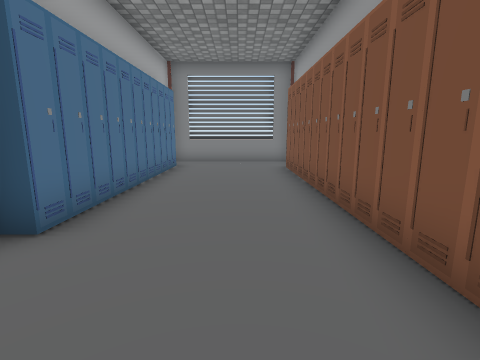
[1] (above)

24 first-person views from a walk through a 3-D level made in the Unity game engine. The camera is 1.2 m above the floor, tilts 10° down and sees 85° across. Doors are open. The floor is counted in squares, 1 m on a side. Each view is taken from the middle of a square. On the plan, view 1 faces up. The plan holds only what a view shows up to about 12 squares ahead; the rest is blank. The place goes on beyond the plan. The player is left out. Some surface patterns are stand-ins.

[2]
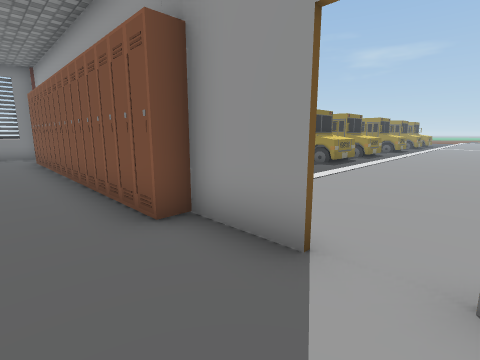

[3]
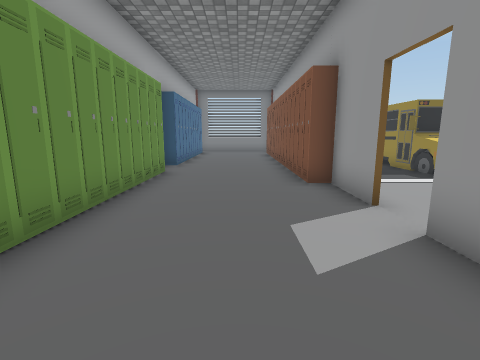

[4]
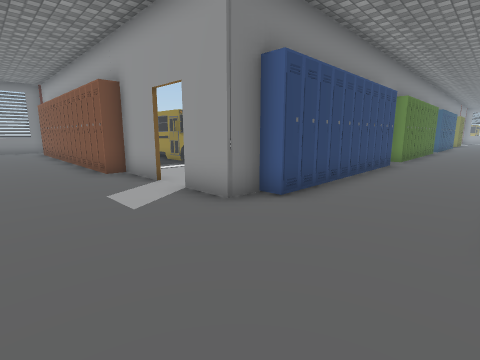

[5]
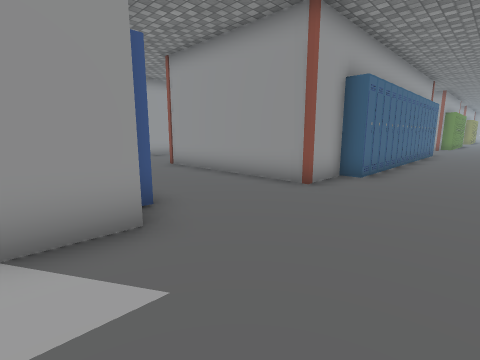

[6]
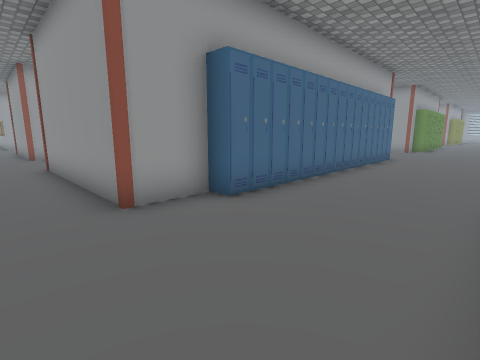

[7]
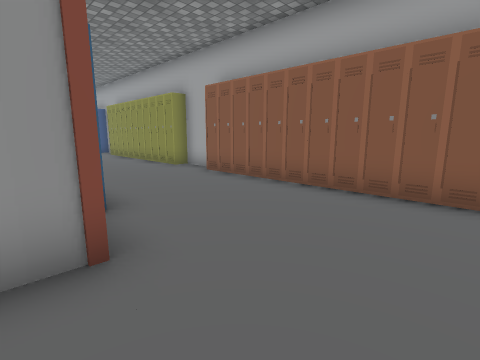

[8]
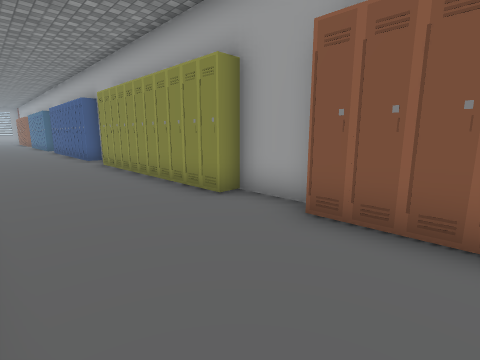

[9]
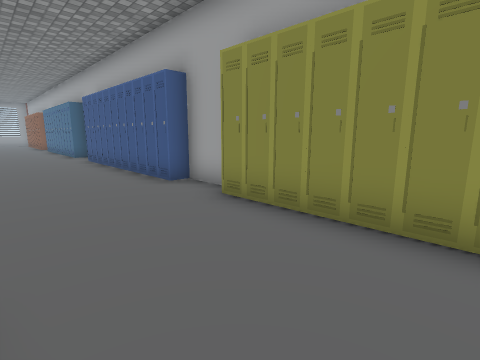

[10]
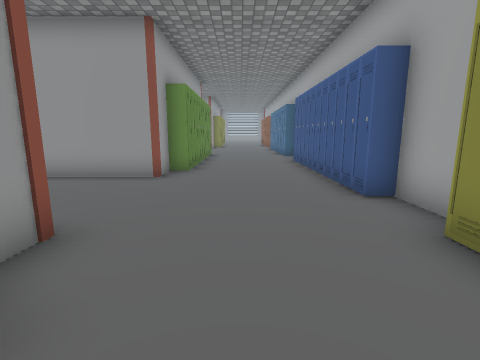

[11]
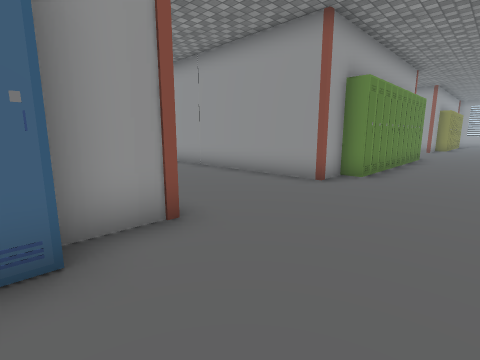

[12]
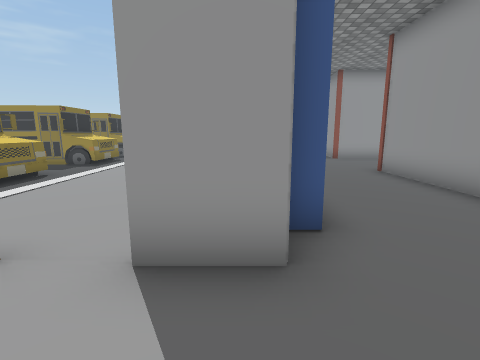

[13]
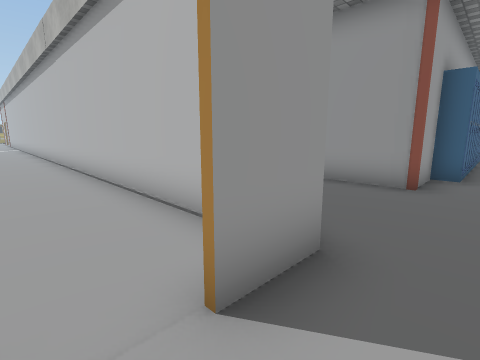

[14]
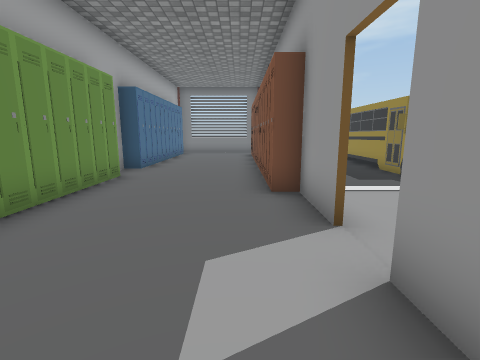

[15]
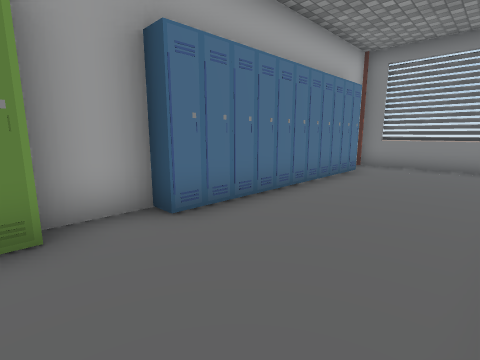

[16]
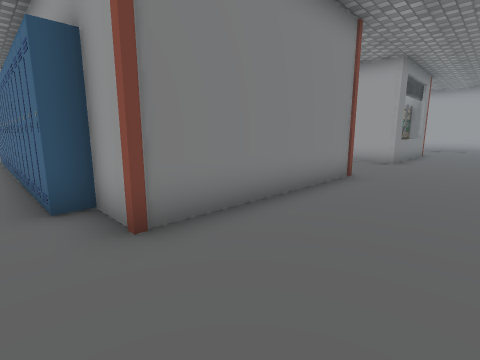

[17]
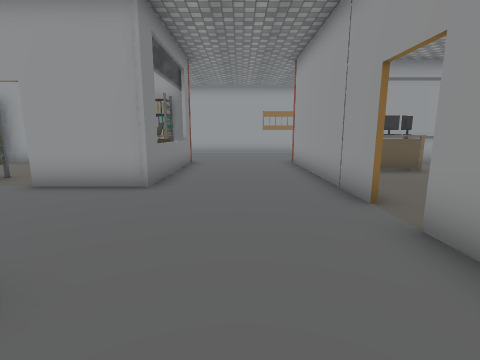

[18]
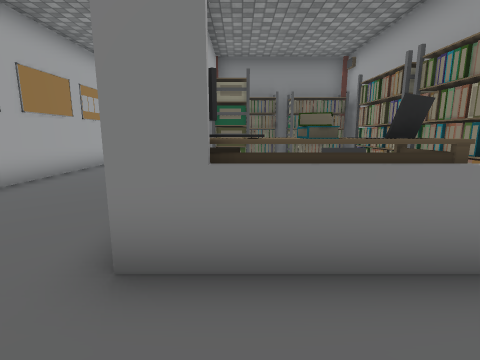

[19]
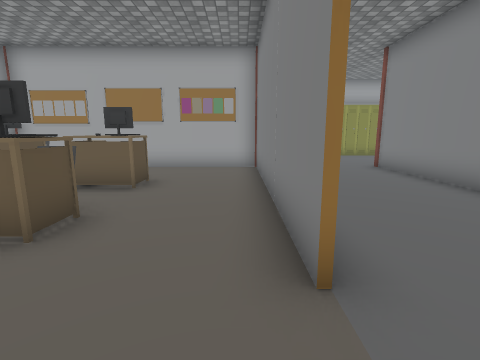

[20]
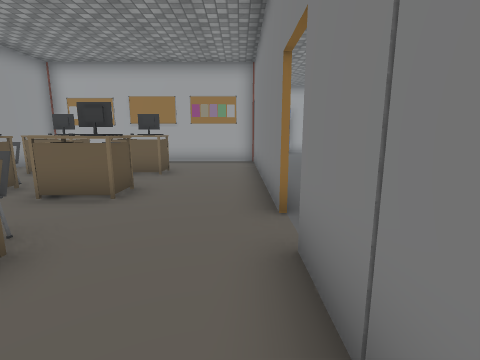

[21]
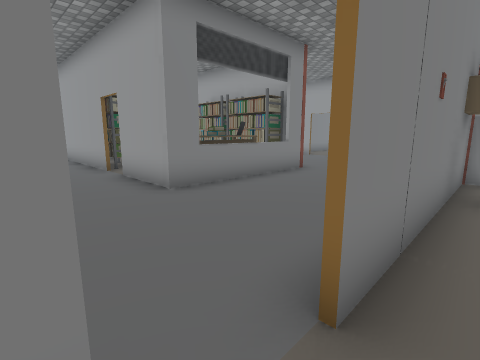

[22]
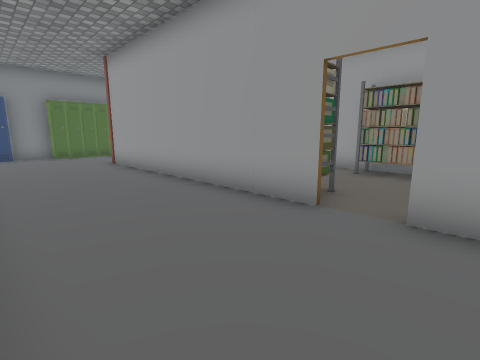

[23]
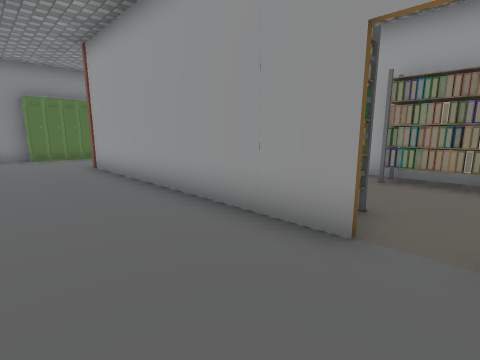

[24]
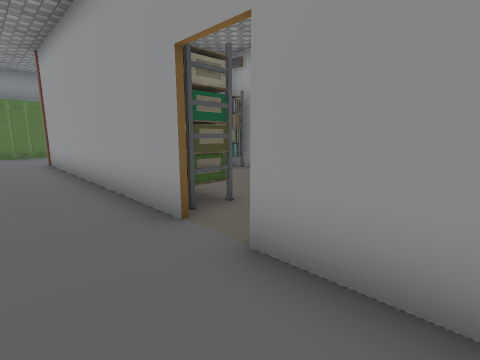

### Floor plan
Key: @ floor where view 1 was taken; # wall or solid block; x gap in a wall; . main floor; - floor 0.25 m lower than the main floor; / step, stairs or slope; = window, fence, low wall or low ledge; ^ raised ledge; L locker; B bus; P pillar; R rack; A laptop; T table; C computer; H chair; K books; O other object.
Columns run from 3 left of view 1 to 19 right of it. Each row starts with its distance up from view 1.
  9 L....L
  8 L....L
  7 L....L
  6 L....L   -B    B
  5 L....L   -B    B
  4 L....L  --B    B
  3 L....L  --BBB -B
  2 #....L ---BBB--B
  1 L....L ---------
  0 L..@.L///////////
 -1 L....#............
 -2 L....#.............
 -3 L..................
 -4 L....x..............
 -5 L....###############
 -6  .....LLLLLLLL.LLO
 -7 L................
 -8 L................
 -9 L................
-10 L....P######P...P
-11 L....##     ....#
-12 L....L      ....#
-13 L....L      ....#
-14 L....L     #....O ## P
-15 #....L     #....#RRRR#
-16 L....L     #....#  ..#
-17 L....L     #....#R...#
-18 L....L     #....#R..R#
-19 L....L     #....#R..RR
-20 L....L      ....x...R#
-21 L....L      ....   HRR
-22 L....##      ...#OKAR#
-23 L....P######P...####=P.
-24 #......................
-25 L......................
-26 L......................
-27 L....P########.######P.
-28 L....#.............TL#
-29 L...LL.............T
-30 L....L.............C
-31 L....L.. C.OC.H   .C #
-32 L....L   ^  ^.     ..#

Positions as (right, up) in squares from view 1, and headings:
1: (0, 0), facing up
2: (0, -4), facing up-right
3: (0, -7), facing up
4: (-1, -9), facing up-right
5: (-1, -4), facing down-right
6: (-2, -8), facing down-right
7: (3, -7), facing down-left
8: (1, -12), facing down-left
9: (1, -19), facing down-left
10: (0, -20), facing down
11: (-1, -21), facing down-right
12: (0, -5), facing right
13: (1, -3), facing down-right
14: (1, -6), facing up
15: (1, 1), facing up-left
16: (1, -26), facing up-right
17: (7, -25), facing right
18: (14, -25), facing up
19: (12, -28), facing left
20: (14, -28), facing left
21: (10, -28), facing up-right
22: (9, -21), facing up-right
23: (10, -20), facing up-right
24: (11, -22), facing up-right
